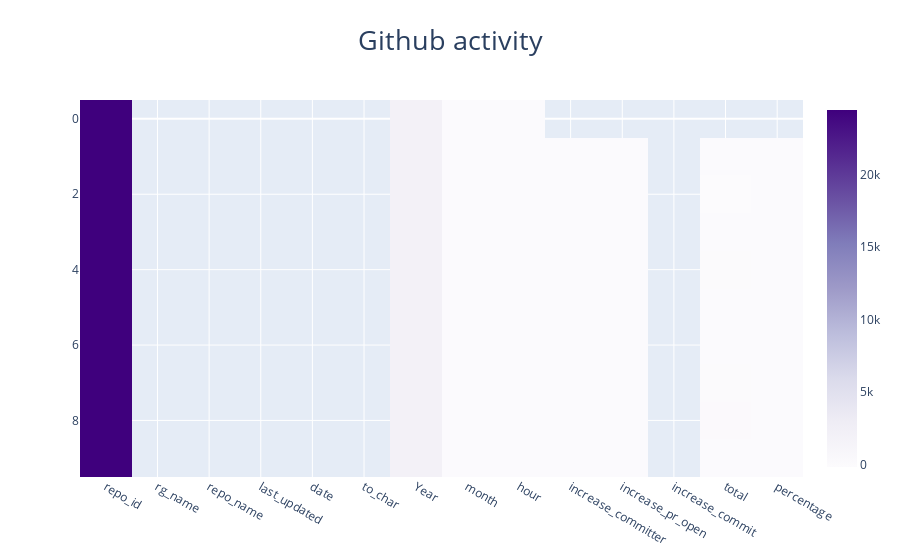

Notebook cell for this chart:
### Markdown cell above
## Activity plot (WIP)

### Code cell
# Plot...
import plotly.express as px
import pandas as pd
dframe = dframe[:1000]

fig = px.imshow(dframe, color_continuous_scale=px.colors.sequential.Purples,
                title="Github activity")
fig.update_layout(title_font={'size':27}, title_x=0.5)
fig.update_traces(hoverongaps=False,
                  hovertemplate="rg_name: %{y}"
                                "<br>Date: %{x}"
                                "<br>percentage %: %{z}<extra></extra>"
                  )

### Figure 1 — Plotly figure (JSON) as saved in the notebook; plotly's stock layout.template omitted (floating-point values rounded to 4 significant figures; data arrays with more than 128 entries replaced by an {"elided": "..."} marker saying what was removed)
{"data": [{"coloraxis": "coloraxis", "hoverongaps": false, "hovertemplate": "rg_name: %{y}<br>Date: %{x}<br>percentage %: %{z}<extra></extra>", "name": "0", "type": "heatmap", "x": ["repo_id", "rg_name", "repo_name", "last_updated", "date", "to_char", "Year", "month", "hour", "increase_committer", "increase_pr_open", "increase_commit", "total", "percentage"], "xaxis": "x", "y": [0, 1, 2, 3, 4, 5, 6, 7, 8, 9], "yaxis": "y", "z": {"elided": "10x14 mixed values"}}], "layout": {"coloraxis": {"colorscale": [[0, "rgb(252,251,253)"], [0.125, "rgb(239,237,245)"], [0.25, "rgb(218,218,235)"], [0.375, "rgb(188,189,220)"], [0.5, "rgb(158,154,200)"], [0.625, "rgb(128,125,186)"], [0.75, "rgb(106,81,163)"], [0.875, "rgb(84,39,143)"], [1, "rgb(63,0,125)"]]}, "title": {"font": {"size": 27}, "text": "Github activity", "x": 0.5}, "xaxis": {"anchor": "y", "constrain": "domain", "domain": [0, 1], "scaleanchor": "y"}, "yaxis": {"anchor": "x", "autorange": "reversed", "constrain": "domain", "domain": [0, 1]}}}
